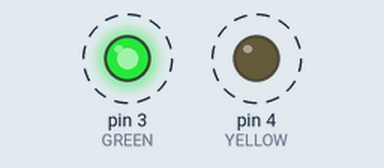
This sketch was run on a simulated Arduino Uno, built with avr-gcc and run on an emulated ATmega328P. Parts: output pins drawn as LEDs (lit = HIGH). Dashed ring = blinking.

Above: at 0.5 s.
Timing chart, 0 to 4.6 s (numbered marks = the images above):
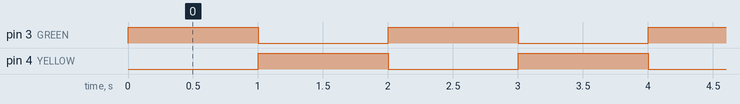

Measured:
- by itself, pin 3 (GREEN), pin 4 (YELLOW): alternates HIGH for 1.0 s and LOW for 1.0 s

The sketch:

traffic-light_step_05.ino
```cpp
// variables
int GREEN = 3;
int YELLOW = 4;
int DELAY_GREEN = 1000;
int DELAY_YELLOW = 1000;

// basic functions
void setup()
{
  // setup LED modes
  // we're specifying that we're going to send information to this LED
  pinMode(GREEN, OUTPUT);
  pinMode(YELLOW, OUTPUT);
}

void loop()
{
  // High turns things on
  // Low turns things off
  digitalWrite(GREEN, HIGH);
  digitalWrite(YELLOW, LOW);
  // how long we want the green led on
  delay(DELAY_GREEN);

  digitalWrite(GREEN, LOW);
  digitalWrite(YELLOW, HIGH);
  // how long we want the yellow led on
  delay(DELAY_YELLOW);
}
```
